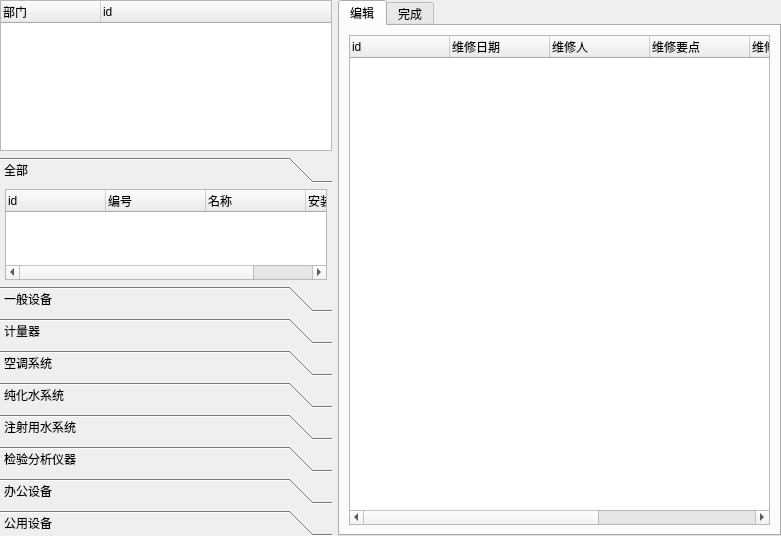
<?xml version="1.0" encoding="UTF-8"?>
<ui version="4.0">
 <class>Form</class>
 <widget class="QWidget" name="Form">
  <property name="geometry">
   <rect>
    <x>0</x>
    <y>0</y>
    <width>781</width>
    <height>536</height>
   </rect>
  </property>
  <property name="windowTitle">
   <string>Form</string>
  </property>
  <layout class="QGridLayout" name="gridLayout">
   <property name="leftMargin">
    <number>0</number>
   </property>
   <property name="topMargin">
    <number>0</number>
   </property>
   <property name="rightMargin">
    <number>0</number>
   </property>
   <property name="bottomMargin">
    <number>0</number>
   </property>
   <item row="0" column="3" rowspan="2">
    <widget class="QTabWidget" name="tabWidget">
     <property name="sizePolicy">
      <sizepolicy hsizetype="Expanding" vsizetype="Expanding">
       <horstretch>8</horstretch>
       <verstretch>0</verstretch>
      </sizepolicy>
     </property>
     <property name="tabShape">
      <enum>QTabWidget::Rounded</enum>
     </property>
     <property name="currentIndex">
      <number>0</number>
     </property>
     <widget class="QWidget" name="tab_0">
      <attribute name="title">
       <string>编辑</string>
      </attribute>
      <layout class="QGridLayout" name="gridLayout_2">
       <item row="0" column="0">
        <widget class="QTreeWidget" name="treeWidget_recordslist">
         <property name="sizePolicy">
          <sizepolicy hsizetype="Expanding" vsizetype="Expanding">
           <horstretch>0</horstretch>
           <verstretch>0</verstretch>
          </sizepolicy>
         </property>
         <property name="contextMenuPolicy">
          <enum>Qt::CustomContextMenu</enum>
         </property>
         <column>
          <property name="text">
           <string>id</string>
          </property>
         </column>
         <column>
          <property name="text">
           <string>维修日期</string>
          </property>
         </column>
         <column>
          <property name="text">
           <string>维修人</string>
          </property>
         </column>
         <column>
          <property name="text">
           <string>维修要点</string>
          </property>
         </column>
         <column>
          <property name="text">
           <string>维修内容</string>
          </property>
         </column>
         <column>
          <property name="text">
           <string>更换部件</string>
          </property>
         </column>
         <column>
          <property name="text">
           <string>维修效果</string>
          </property>
         </column>
        </widget>
       </item>
      </layout>
     </widget>
     <widget class="QWidget" name="tab_1">
      <attribute name="title">
       <string>完成</string>
      </attribute>
     </widget>
    </widget>
   </item>
   <item row="0" column="0" colspan="2">
    <widget class="QTreeWidget" name="treeWidget_deptlist">
     <property name="sizePolicy">
      <sizepolicy hsizetype="Expanding" vsizetype="Expanding">
       <horstretch>3</horstretch>
       <verstretch>2</verstretch>
      </sizepolicy>
     </property>
     <column>
      <property name="text">
       <string>部门</string>
      </property>
     </column>
     <column>
      <property name="text">
       <string>id</string>
      </property>
     </column>
    </widget>
   </item>
   <item row="1" column="0" colspan="2">
    <widget class="QToolBox" name="toolBox">
     <property name="sizePolicy">
      <sizepolicy hsizetype="Preferred" vsizetype="Preferred">
       <horstretch>0</horstretch>
       <verstretch>5</verstretch>
      </sizepolicy>
     </property>
     <property name="currentIndex">
      <number>0</number>
     </property>
     <widget class="QWidget" name="page_0">
      <property name="geometry">
       <rect>
        <x>0</x>
        <y>0</y>
        <width>305</width>
        <height>107</height>
       </rect>
      </property>
      <attribute name="label">
       <string>全部</string>
      </attribute>
      <layout class="QGridLayout" name="gridLayout_3">
       <property name="leftMargin">
        <number>5</number>
       </property>
       <property name="topMargin">
        <number>0</number>
       </property>
       <property name="rightMargin">
        <number>5</number>
       </property>
       <property name="bottomMargin">
        <number>0</number>
       </property>
       <item row="0" column="0">
        <widget class="QTreeWidget" name="treeWidget_equuiplist">
         <property name="sizePolicy">
          <sizepolicy hsizetype="Expanding" vsizetype="Expanding">
           <horstretch>0</horstretch>
           <verstretch>0</verstretch>
          </sizepolicy>
         </property>
         <property name="contextMenuPolicy">
          <enum>Qt::CustomContextMenu</enum>
         </property>
         <column>
          <property name="text">
           <string>id</string>
          </property>
         </column>
         <column>
          <property name="text">
           <string>编号</string>
          </property>
         </column>
         <column>
          <property name="text">
           <string>名称</string>
          </property>
         </column>
         <column>
          <property name="text">
           <string>安装位置</string>
          </property>
         </column>
        </widget>
       </item>
      </layout>
     </widget>
     <widget class="QWidget" name="page_1">
      <property name="geometry">
       <rect>
        <x>0</x>
        <y>0</y>
        <width>331</width>
        <height>105</height>
       </rect>
      </property>
      <attribute name="label">
       <string>一般设备</string>
      </attribute>
     </widget>
     <widget class="QWidget" name="page_2">
      <property name="geometry">
       <rect>
        <x>0</x>
        <y>0</y>
        <width>331</width>
        <height>105</height>
       </rect>
      </property>
      <attribute name="label">
       <string>计量器</string>
      </attribute>
     </widget>
     <widget class="QWidget" name="page_3">
      <property name="geometry">
       <rect>
        <x>0</x>
        <y>0</y>
        <width>331</width>
        <height>105</height>
       </rect>
      </property>
      <attribute name="label">
       <string>空调系统</string>
      </attribute>
     </widget>
     <widget class="QWidget" name="page_4">
      <property name="geometry">
       <rect>
        <x>0</x>
        <y>0</y>
        <width>331</width>
        <height>105</height>
       </rect>
      </property>
      <attribute name="label">
       <string>纯化水系统</string>
      </attribute>
     </widget>
     <widget class="QWidget" name="page_5">
      <property name="geometry">
       <rect>
        <x>0</x>
        <y>0</y>
        <width>331</width>
        <height>105</height>
       </rect>
      </property>
      <attribute name="label">
       <string>注射用水系统</string>
      </attribute>
     </widget>
     <widget class="QWidget" name="page_6">
      <property name="geometry">
       <rect>
        <x>0</x>
        <y>0</y>
        <width>331</width>
        <height>105</height>
       </rect>
      </property>
      <attribute name="label">
       <string>检验分析仪器</string>
      </attribute>
     </widget>
     <widget class="QWidget" name="page_7">
      <property name="geometry">
       <rect>
        <x>0</x>
        <y>0</y>
        <width>331</width>
        <height>105</height>
       </rect>
      </property>
      <attribute name="label">
       <string>办公设备</string>
      </attribute>
     </widget>
     <widget class="QWidget" name="page_8">
      <property name="geometry">
       <rect>
        <x>0</x>
        <y>0</y>
        <width>331</width>
        <height>105</height>
       </rect>
      </property>
      <attribute name="label">
       <string>公用设备</string>
      </attribute>
     </widget>
    </widget>
   </item>
  </layout>
 </widget>
 <resources/>
 <connections/>
</ui>
